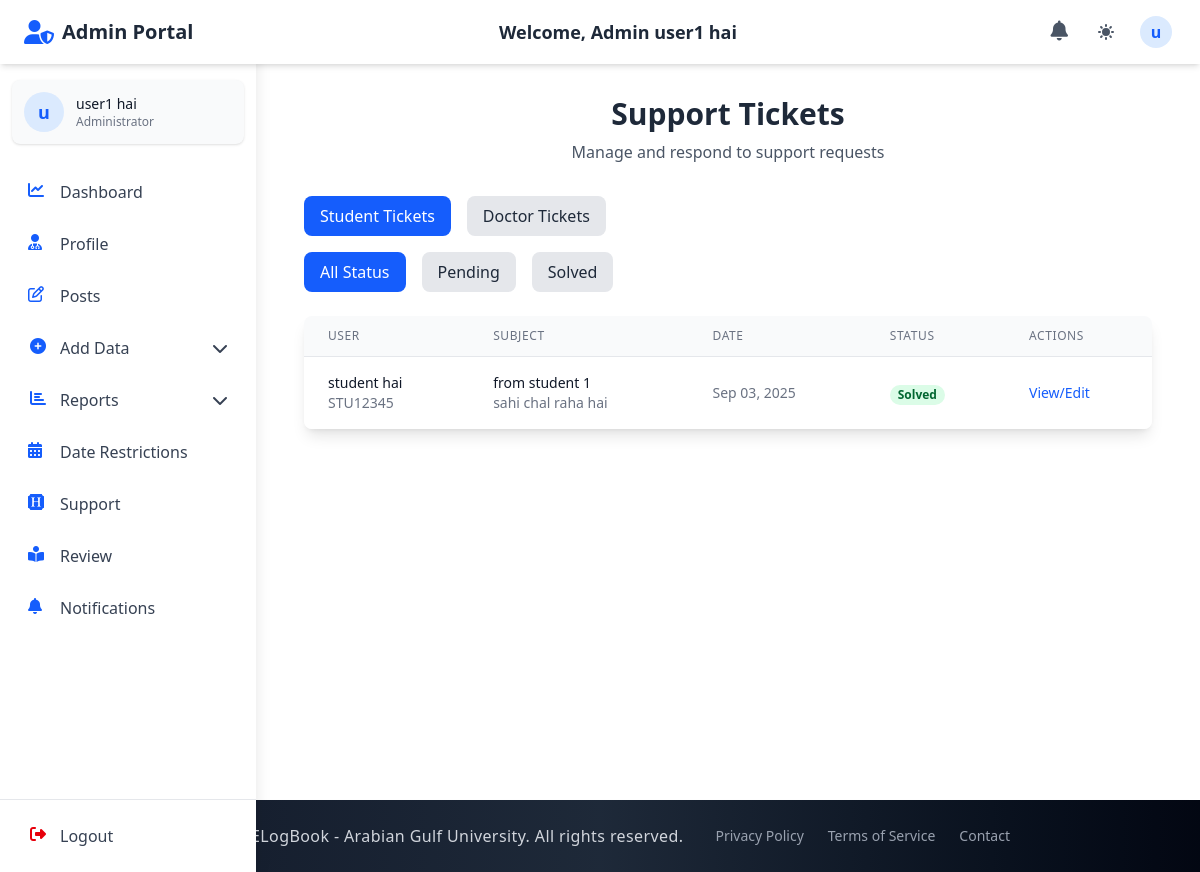
/admin_section/admin_support/ (signed in), run on the app's committed database.
### accounts/models.py (models this page shows, shortened)
class CustomUser(AbstractUser):
    email = models.EmailField(unique=True)
    first_name = models.CharField(max_length=150, blank=True)
    last_name = models.CharField(max_length=150, blank=True)
    profile_photo = models.ImageField(
        upload_to="profiles/", blank=True, null=True, default="profiles/default.jpg"
    )
    city = models.CharField(max_length=100, blank=True)
    country = models.CharField(max_length=100, blank=True)
    phone_no = models.CharField(max_length=20, blank=True)
    bio = models.TextField(blank=True)
    speciality = models.CharField(max_length=100, blank=True)
    ROLE_CHOICES = (
        ("student", "Student"),
        ("doctor", "Doctor"),
        ("staff", "Staff"),
        ("admin", "Admin"),
    )
    ROLE_CHOICES = (
        ("defaultuser", "Default User"),
        ("student", "Student"),
        ("doctor", "Doctor"),
        ("staff", "Staff"),
        ("admin", "Admin"),
        ("pending", "Pending"),
    )
    role = models.CharField(max_length=15, choices=ROLE_CHOICES, default="defaultuser")
    groups = models.ManyToManyField(
        "auth.Group", related_name="customuser_groups", blank=True
    )
    user_permissions = models.ManyToManyField(
        "auth.Permission", related_name="customuser_permissions", blank=True
    )
    USERNAME_FIELD = "email"
    REQUIRED_FIELDS = ["username"]

class Student(models.Model):
    user = models.OneToOneField(
        CustomUser, on_delete=models.CASCADE, related_name="student"
    )
    student_id = models.CharField(max_length=30, unique=True)
    group = models.ForeignKey(
        "admin_section.Group",
        on_delete=models.SET_NULL,
        null=True,
        blank=True,
        related_name="students",
    )

### student_section/models.py (models this page shows, shortened)
class SupportTicket(models.Model):
    student = models.ForeignKey(Student, on_delete=models.CASCADE, related_name='support_tickets')
    subject = models.CharField(max_length=100)
    description = models.TextField()
    date_created = models.DateTimeField(auto_now_add=True)
    STATUS_CHOICES = [
        ('pending', 'Pending'),
        ('solved', 'Solved')
    ]
    status = models.CharField(max_length=20, choices=STATUS_CHOICES, default='pending')
    admin_comments = models.TextField(blank=True)
    resolved_date = models.DateTimeField(null=True, blank=True)
    class Meta:
        ordering = ['-date_created']
        verbose_name = "Support Ticket"
        verbose_name_plural = "Support Tickets"

### admin_section/views.py (the view)
# urls.py: path("admin_support/", views.admin_support, name="admin_support"),
@login_required
def admin_support(request):
    ticket_type = request.GET.get('type', 'student')
    status_filter = request.GET.get('status', '')
    if ticket_type == 'doctor':
        tickets = DoctorSupportTicket.objects.all().order_by('-date_created')
    else:  # default to student tickets
        tickets = SupportTicket.objects.all().order_by('-date_created')
        ticket_type = 'student'  # ensure valid value
    if status_filter in ['pending', 'solved']:
        tickets = tickets.filter(status=status_filter)
    context = {
        'tickets': tickets,
        'status_filter': status_filter,
        'ticket_type': ticket_type,
    }
    return render(request, "admin_section/admin_support.html", context)

### admin_section/context_processors.py (called while the page is built)
def admin_notification_count(request):
    try:
        user = getattr(request, 'user', None)
        if not user:
            return {'admin_unread_notifications_count': 0}
        if getattr(user, 'is_authenticated', False) and getattr(user, 'role', None) == 'admin':
            admin_unread_notifications_count = AdminNotification.objects.filter(recipient=user, is_read=False).count()
            return {'admin_unread_notifications_count': admin_unread_notifications_count}
    except Exception:
        pass
    return {'admin_unread_notifications_count': 0}

### doctor_section/context_processors.py (called while the page is built)
def notification_count(request):
    try:
        user = getattr(request, 'user', None)
        if not user:
            return {'unread_notifications_count': 0}
        if getattr(user, 'is_authenticated', False) and hasattr(user, 'doctor_profile'):
            doctor = user.doctor_profile
            unread_notifications_count = Notification.objects.filter(
                recipient=doctor, is_read=False
            ).count()
            return {'unread_notifications_count': unread_notifications_count}
    except Exception:
        pass
    return {'unread_notifications_count': 0}

### staff_section/context_processors.py (called while the page is built)
def staff_notification_count(request):
    try:
        user = getattr(request, 'user', None)
        if not user:
            return {'staff_unread_notifications_count': 0}
        if getattr(user, 'is_authenticated', False) and hasattr(user, 'staff_profile'):
            staff = user.staff_profile
            staff_unread_notifications_count = StaffNotification.objects.filter(recipient=staff, is_read=False).count()
            return {'staff_unread_notifications_count': staff_unread_notifications_count}
    except Exception:
        pass
    return {'staff_unread_notifications_count': 0}

### student_section/context_processors.py (called while the page is built)
def student_notification_count(request):
    try:
        user = getattr(request, 'user', None)
        if not user:
            return {'student_unread_notifications_count': 0}
        if getattr(user, 'is_authenticated', False) and hasattr(user, 'student'):
            student = user.student
            student_unread_notifications_count = StudentNotification.objects.filter(recipient=student, is_read=False).count()
            return {'student_unread_notifications_count': student_unread_notifications_count}
    except Exception:
        pass
    return {'student_unread_notifications_count': 0}

### admin_section/templates/admin_section/admin_support.html (shortened to what this page needs)
{% extends 'base.html' %}
{% block navbar %}
{% include 'components/admin_auth_navbar.html' %}
{% endblock %}
{% block content %}
  <div class="container mx-auto px-4 py-8">
    <div class="text-center mb-8">
      <h2 class="text-3xl font-bold text-gray-800 dark:text-white">Support Tickets</h2>
      <p class="text-gray-600 dark:text-gray-300 mt-2">Manage and respond to support requests</p>
    </div>
    <div class="mb-4 flex flex-wrap gap-4">
      <a href="{% url 'admin_section:admin_support' %}?type=student{% if status_filter %}&status={{ status_filter }}{% endif %}" class="px-4 py-2 rounded-lg {% if ticket_type == 'student' %}bg-blue-600 text-white{% else %}bg-gray-200 text-gray-800 dark:bg-gray-700 dark:text-white{% endif %} hover:bg-blue-700 hover:text-white transition-colors duration-200">
        Student Tickets
      </a>
      <a href="{% url 'admin_section:admin_support' %}?type=doctor{% if status_filter %}&status={{ status_filter }}{% endif %}" class="px-4 py-2 rounded-lg {% if ticket_type == 'doctor' %}bg-purple-600 text-white{% else %}bg-gray-200 text-gray-800 dark:bg-gray-700 dark:text-white{% endif %} hover:bg-purple-700 hover:text-white transition-colors duration-200">
        Doctor Tickets
      </a>
    </div>
    <div class="mb-6 flex flex-wrap gap-4">
      <a href="{% url 'admin_section:admin_support' %}?type={{ ticket_type }}" class="px-4 py-2 rounded-lg {% if not status_filter %}bg-blue-600 text-white{% else %}bg-gray-200 text-gray-800 dark:bg-gray-700 dark:text-white{% endif %} hover:bg-blue-700 hover:text-white transition-colors duration-200">
        All Status
      </a>
      <a href="{% url 'admin_section:admin_support' %}?type={{ ticket_type }}&status=pending" class="px-4 py-2 rounded-lg {% if status_filter == 'pending' %}bg-yellow-500 text-white{% else %}bg-gray-200 text-gray-800 dark:bg-gray-700 dark:text-white{% endif %} hover:bg-yellow-600 hover:text-white transition-colors duration-200">
        Pending
      </a>
      <a href="{% url 'admin_section:admin_support' %}?type={{ ticket_type }}&status=solved" class="px-4 py-2 rounded-lg {% if status_filter == 'solved' %}bg-green-600 text-white{% else %}bg-gray-200 text-gray-800 dark:bg-gray-700 dark:text-white{% endif %} hover:bg-green-700 hover:text-white transition-colors duration-200">
        Solved
      </a>
    </div>
    <div class="bg-white dark:bg-gray-800 rounded-lg shadow-lg overflow-hidden">
      {% if tickets %}
        <table class="min-w-full divide-y divide-gray-200 dark:divide-gray-700">
          <thead class="bg-gray-50 dark:bg-gray-700">
            <tr>
              <th scope="col" class="px-6 py-3 text-left text-xs font-medium text-gray-500 dark:text-gray-300 uppercase tracking-wider">User</th>
              <th scope="col" class="px-6 py-3 text-left text-xs font-medium text-gray-500 dark:text-gray-300 uppercase tracking-wider">Subject</th>
              <th scope="col" class="px-6 py-3 text-left text-xs font-medium text-gray-500 dark:text-gray-300 uppercase tracking-wider">Date</th>
              <th scope="col" class="px-6 py-3 text-left text-xs font-medium text-gray-500 dark:text-gray-300 uppercase tracking-wider">Status</th>
              <th scope="col" class="px-6 py-3 text-left text-xs font-medium text-gray-500 dark:text-gray-300 uppercase tracking-wider">Actions</th>
            </tr>
          </thead>
          <tbody class="bg-white dark:bg-gray-800 divide-y divide-gray-200 dark:divide-gray-700">
            {% for ticket in tickets %}
              <tr class="hover:bg-gray-50 dark:hover:bg-gray-700">
                <td class="px-6 py-4 whitespace-nowrap">
                  {% if ticket_type == 'student' %}
                    <div class="text-sm font-medium text-gray-900 dark:text-white">{{ ticket.student.user.get_full_name }}</div>
                    <div class="text-sm text-gray-500 dark:text-gray-400">{{ ticket.student.student_id }}</div>
                  {% else %}
                    <div class="text-sm font-medium text-gray-900 dark:text-white">Dr. {{ ticket.doctor.user.get_full_name }}</div>
                    <div class="text-sm text-gray-500 dark:text-gray-400">Doctor</div>
                  {% endif %}
                </td>
                <td class="px-6 py-4">
                  <div class="text-sm text-gray-900 dark:text-white">{{ ticket.subject }}</div>
                  <div class="text-sm text-gray-500 dark:text-gray-400 truncate max-w-xs">{{ ticket.description|truncatechars:50 }}</div>
                </td>
                <td class="px-6 py-4 whitespace-nowrap text-sm text-gray-500 dark:text-gray-300">{{ ticket.date_created|date:"M d, Y" }}</td>
                <td class="px-6 py-4 whitespace-nowrap">
                  <span class="px-2 inline-flex text-xs leading-5 font-semibold rounded-full {% if ticket.status == 'solved' %}bg-green-100 text-green-800 dark:bg-green-800 dark:text-green-100{% else %}bg-yellow-100 text-yellow-800 dark:bg-yellow-800 dark:text-yellow-100{% endif %}">
                    {{ ticket.status|title }}
                  </span>
                </td>
                <td class="px-6 py-4 whitespace-nowrap text-sm font-medium">
                  <a href="{% url 'admin_section:resolve_ticket' ticket.id %}?type={{ ticket_type }}" class="text-blue-600 hover:text-blue-900 dark:text-blue-400 dark:hover:text-blue-300">
                    {% if ticket.status == 'pending' %}Resolve{% else %}View/Edit{% endif %}
                  </a>
                </td>
              </tr>
            {% endfor %}
          </tbody>
        </table>
      {% endif %}
    </div>
  </div>
{% endblock %}

### templates/components/auth_navbar_base.html (shortened to what this page needs)
<header class="bg-white dark:bg-gray-800 shadow-md fixed top-0 left-0 right-0 z-40 h-16 transition-all duration-300">
  <div class="flex items-center justify-between h-full px-4 md:px-6 max-w-7xl mx-auto">
    <div class="flex items-center space-x-3">
      <a href="{% block home_url %}{% endblock %}" class="flex items-center">
        <i class="{% block header_icon %}fas fa-book-medical{% endblock %} text-blue-600 dark:text-blue-400 text-2xl mr-2"></i>
        <span class="font-bold text-xl text-gray-800 dark:text-white hidden sm:inline">{% block portal_name %}ElogBook Portal{% endblock %}</span>
      </a>
    </div>
    <div class="hidden md:block text-center">
      <h1 class="text-lg font-semibold text-gray-800 dark:text-white">
        Welcome, {% block user_title %}{% endblock %} {{ request.session.first_name }} {{ request.session.last_name }}
      </h1>
    </div>
    <div class="flex items-center space-x-3">
      <div class="relative">
        <a href="{% block notifications_url %}#{% endblock %}" class="p-2 text-gray-600 dark:text-gray-300 hover:bg-gray-100 dark:hover:bg-gray-700 rounded-full transition-colors duration-200" aria-label="Notifications">
          <i class="fas fa-bell text-xl"></i>
        </a>
      </div>
      <button id="theme-toggle" aria-label="Toggle dark mode" class="p-2 text-gray-600 dark:text-gray-300 hover:bg-gray-100 dark:hover:bg-gray-700 rounded-full transition-colors duration-200 focus:outline-none focus:ring-2 focus:ring-blue-500">
      </button>
      <div class="relative" x-data="{open: false}">
        <button @click="open = !open" id="user-menu-button" class="flex items-center text-gray-600 dark:text-gray-300 hover:bg-gray-100 dark:hover:bg-gray-700 rounded-full p-1 focus:outline-none focus:ring-2 focus:ring-blue-500">
          <div class="h-8 w-8 rounded-full bg-blue-100 dark:bg-blue-900 flex items-center justify-center text-blue-600 dark:text-blue-300 font-semibold">
            {{ request.session.first_name|slice:"0:1" }}
          </div>
        </button>
      </div>
    </div>
  </div>
</header>
<aside id="sidebar" class="fixed inset-y-0 left-0 z-30 w-64 pt-16 bg-white dark:bg-gray-800 shadow-lg transform -translate-x-full transition-transform duration-300 ease-in-out md:translate-x-0 overflow-hidden">
  <div class="h-full flex flex-col">
    <div class="flex-1 px-3 py-4 overflow-y-auto">
      <div class="flex items-center p-3 mb-6 rounded-lg bg-gray-50 dark:bg-gray-700 shadow-sm">
        <div class="flex-shrink-0">
          <div class="h-10 w-10 rounded-full bg-blue-100 dark:bg-blue-900 flex items-center justify-center text-blue-600 dark:text-blue-300 font-semibold text-lg">
            {{ request.session.first_name|slice:"0:1" }}
          </div>
        </div>
        <div class="ml-3 overflow-hidden">
        <p class="text-sm font-medium text-gray-900 dark:text-white truncate">{{ request.session.first_name }} {{ request.session.last_name }}</p>
        <p class="text-xs text-gray-500 dark:text-gray-400 truncate">{% block user_role %}User{% endblock %}</p>
      </div>
    </div>
      <nav class="space-y-1">
        {% block sidebar_menu %}{% endblock %}
      </nav>
    </div>
    <div class="px-3 py-3 border-t border-gray-200 dark:border-gray-700">
      <form method="POST" action="{% block logout_url_bottom %}#{% endblock %}" class="w-full">
        <button type="submit" class="flex w-full items-center px-4 py-3 text-gray-700 dark:text-gray-300 rounded-lg hover:bg-gray-100 dark:hover:bg-gray-700 group transition-colors duration-200">
          <i class="fas fa-sign-out-alt w-5 h-5 text-red-600 dark:text-red-400"></i>
          <span class="ml-3 font-medium">Logout</span>
        </button>
      </form>
    </div>
  </div>
</aside>
<div id="content-wrapper" class="pt-16 md:pl-64 min-h-screen transition-all duration-300">
</div>

### templates/components/auth_navbar_base.html (style rules this page uses)
@media (min-width: 768px) { #content-wrapper { padding-left: 16rem; } }
#sidebar { box-shadow: 0 0 15px rgba(0, 0, 0, 0.1); }

### data on the page
CustomUser: session.first_name "user1", session.last_name "hai", session.first_name "u"
SupportTicket: student.user.get_full_name "student hai", student.student_id "STU12345", subject "from student 1", description "sahi chal raha hai", date_created "Sep 03, 2025", status "Solved", shows "View/Edit"
